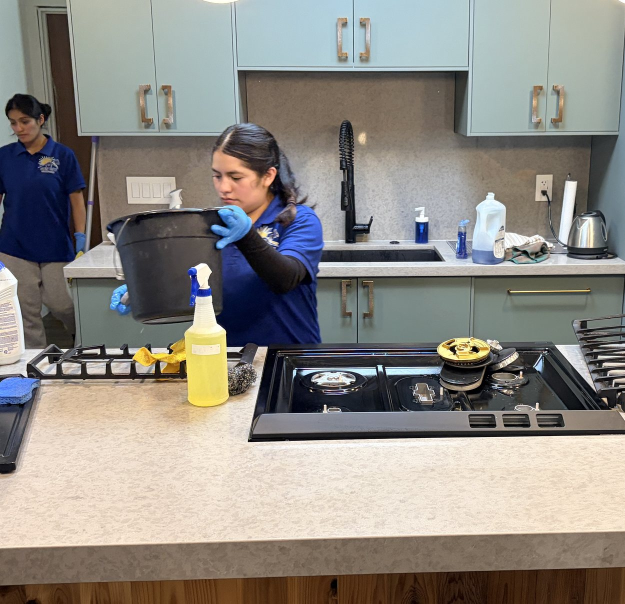
#> input picture assets/team-action-2026-06/sun-ray-team-kitchen-cleaning-service.jpg, 1250 x 1207 px (shown at 1/2 size)
$ python optimize-performance-images.py
#> lines starting #> are read from the running program, lines starting #| are printed output that depends on the picture
from __future__ import annotations

import json
import re
from pathlib import Path

from PIL import Image


ROOT = Path(__file__).resolve().parents[1]
DATA = ROOT / "data"
OUT = ROOT / "assets" / "perf"

IMAGES = [
    (
        "assets/team-action-2026-06/sun-ray-team-kitchen-cleaning-service.jpg",
        "sun-ray-team-kitchen-cleaning-service-768.webp",
        768,
        72,
    ),
    (
        "assets/team-action-2026-06/sun-ray-employee-kitchen-cabinet-cleaning.jpg",
        "sun-ray-employee-kitchen-cabinet-cleaning-768.webp",
        768,
        72,
    ),
    (
        "assets/team-action-2026-06/sun-ray-employee-sofa-detail-cleaning.jpg",
        "sun-ray-employee-sofa-detail-cleaning-768.webp",
        768,
        72,
    ),
    (
        "assets/team-action-2026-06/sun-ray-employee-stovetop-detail-cleaning.jpg",
        "sun-ray-employee-stovetop-detail-cleaning-768.webp",
        768,
        72,
    ),
    (
        "assets/team-action-2026-06/sun-ray-employee-shower-glass-cleaning.jpg",
        "sun-ray-employee-shower-glass-cleaning-768.webp",
        768,
        72,
    ),
    ("assets/logo-nav.png", "logo-nav-384.webp", 384, 82),
]


def webp_for(source: str, target_name: str, width: int, quality: int) -> Path:
#> called with width = 768, quality = 72
    source_path = ROOT / source
    target_path = OUT / target_name
    with Image.open(source_path) as image:
#> image is the input picture: PIL image 1250x1207 RGB; mean R, G, B 141, 137.5, 131.6
        ratio = width / image.width
#> ratio = 0.614
        height = round(image.height * ratio)
#> height = 742
        resized = image.resize((width, height), Image.Resampling.LANCZOS)
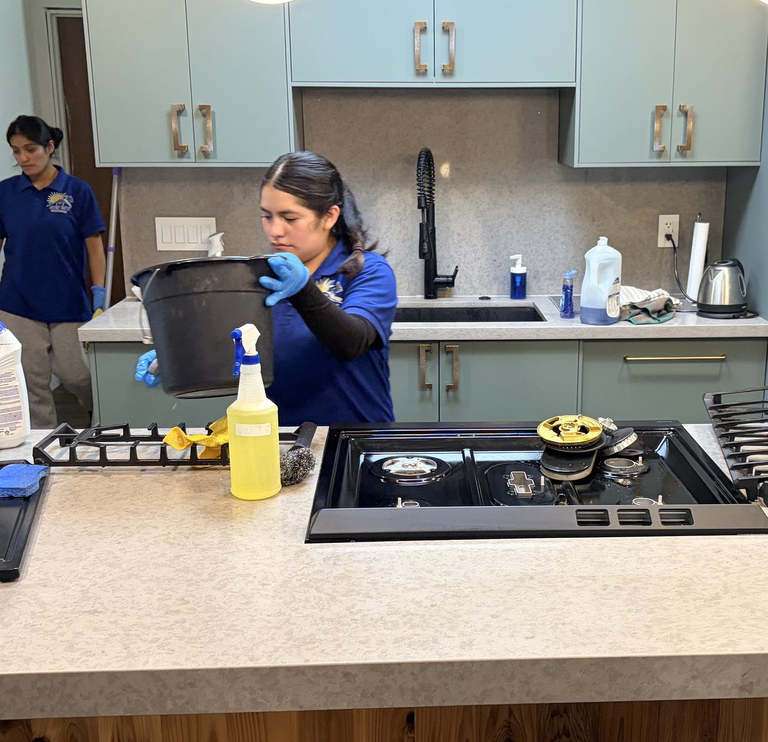
#> resized: PIL image 768x742 RGB; mean R, G, B 141, 137.5, 131.6
        save_image = resized.convert("RGBA" if image.mode == "RGBA" else "RGB")
        save_image.save(target_path, "WEBP", quality=quality, method=6)
    return target_path


def svg_dimensions(path: Path) -> tuple[int, int] | None:
    text = path.read_text(encoding="utf-8", errors="ignore")
    width_match = re.search(r'\bwidth="([0-9.]+)', text)
    height_match = re.search(r'\bheight="([0-9.]+)', text)
    if width_match and height_match:
        return round(float(width_match.group(1))), round(float(height_match.group(1)))
    viewbox_match = re.search(r'\bviewBox="[-0-9.]+\s+[-0-9.]+\s+([0-9.]+)\s+([0-9.]+)"', text)
    if viewbox_match:
        return round(float(viewbox_match.group(1))), round(float(viewbox_match.group(2)))
    return None


def write_image_dimensions() -> Path:
    dimensions: dict[str, dict[str, int]] = {}
    for path in sorted((ROOT / "assets").rglob("*")):
        if not path.is_file():
            continue
        rel = path.relative_to(ROOT).as_posix()
        suffix = path.suffix.lower()
        size: tuple[int, int] | None = None
        if suffix in {".jpg", ".jpeg", ".png", ".webp"}:
            with Image.open(path) as image:
                size = image.size
        elif suffix == ".svg":
            size = svg_dimensions(path)
        if size:
            dimensions[rel] = {"width": int(size[0]), "height": int(size[1])}
    target = DATA / "image-dimensions.json"
    target.write_text(json.dumps(dimensions, indent=2, sort_keys=True) + "\n", encoding="utf-8")
    return target


def main() -> None:
    OUT.mkdir(parents=True, exist_ok=True)
    for source, target_name, width, quality in IMAGES:
        target = webp_for(source, target_name, width, quality)
        print(f"{target.relative_to(ROOT)} {target.stat().st_size / 1024:.1f} KiB")
#> pass 2 of the loop in main, `for source, target_name, width, quality in IMAGES:`:
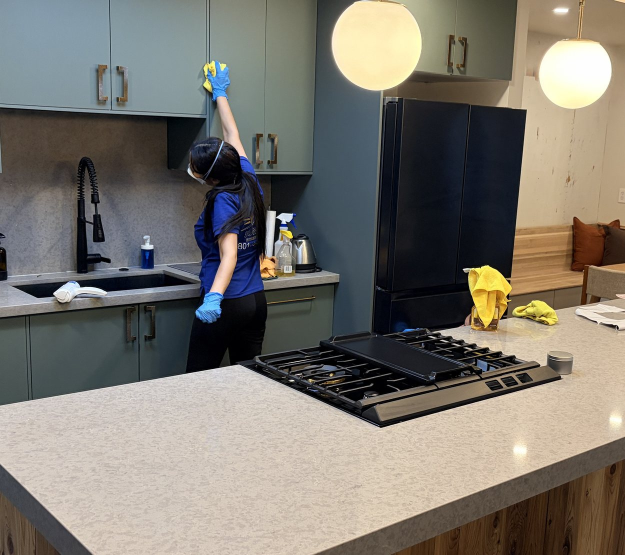
#> input picture assets/team-action-2026-06/sun-ray-employee-kitchen-cabinet-cleaning.jpg, 1250 x 1110 px (shown at 1/2 size)
#> in webp_for, image is the input picture: PIL image 1250x1110 RGB; mean R, G, B 123.1, 118.6, 110.5
#> in webp_for (call 2), `resized = image.resize((width, height), Image.Resampling.LANCZOS)`:
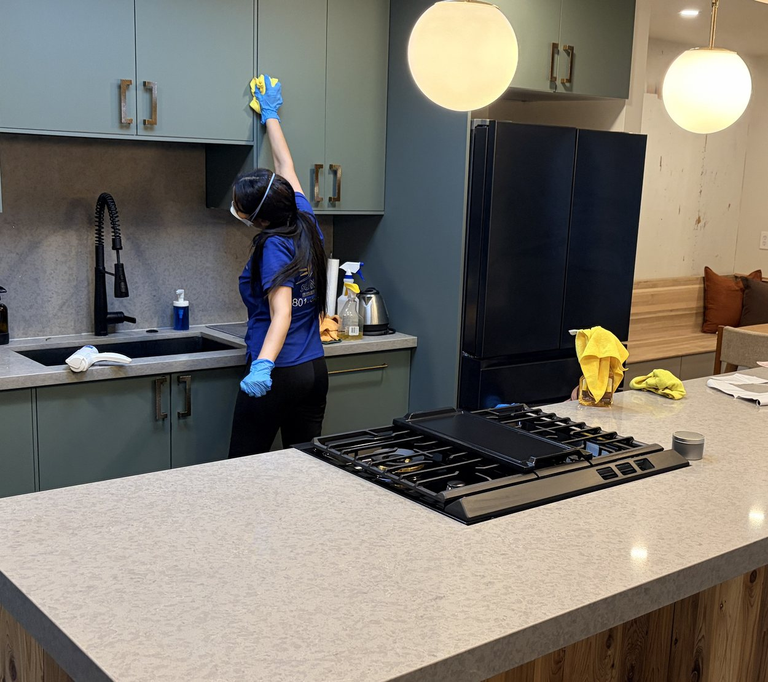
#> resized: PIL image 768x682 RGB; mean R, G, B 123.1, 118.6, 110.5
    dimensions = write_image_dimensions()
    print(f"{dimensions.relative_to(ROOT)}")


if __name__ == "__main__":
#> (the run stopped early here; a loop or call above may not have finished)
